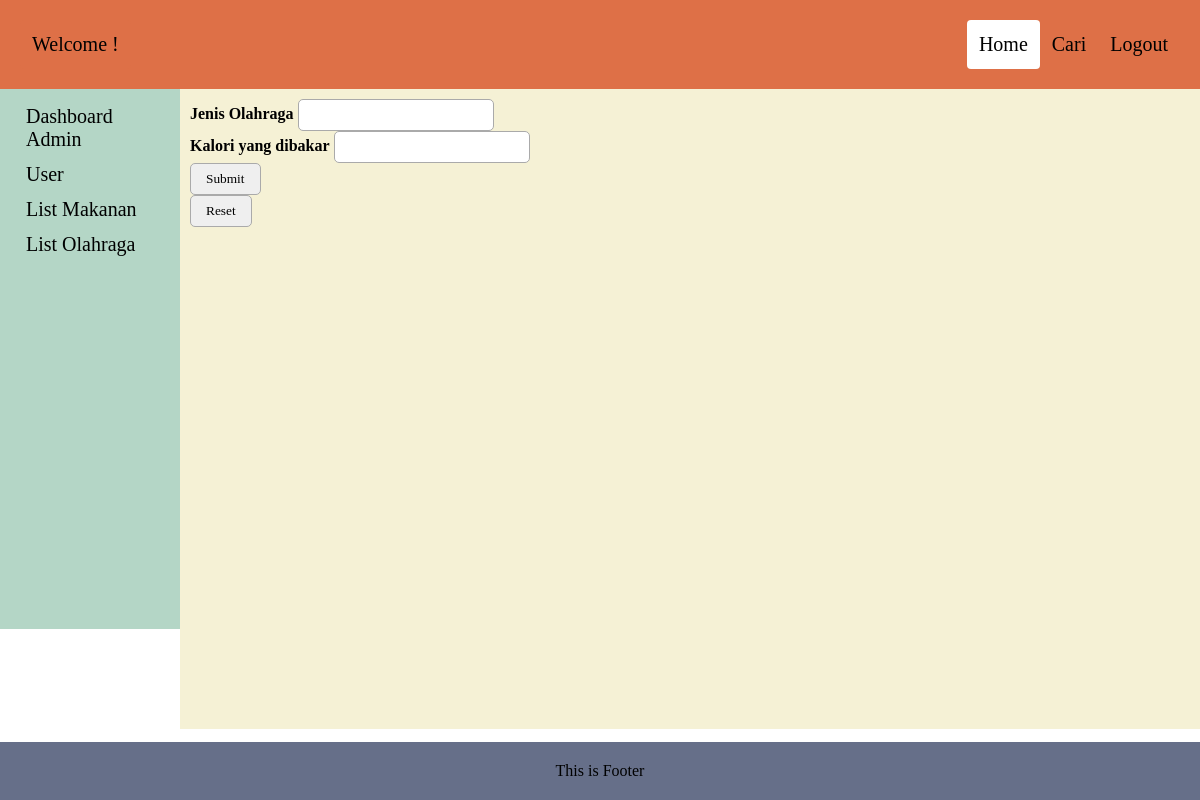
Page /admin/pages/edit-olahraga.php?jenis_olahraga=qwe on the earlier database version.
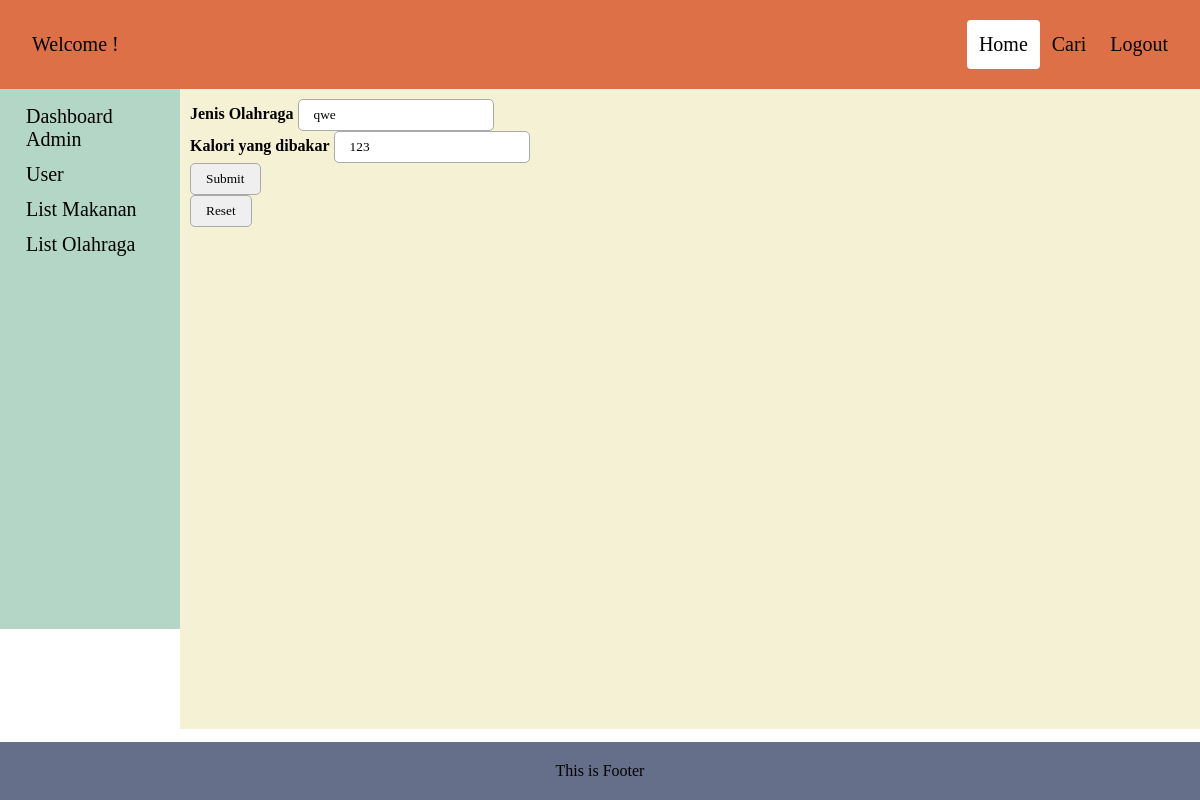
Same page on the later database version.
### tables this page shows
CREATE TABLE `olahraga` (
  `id` int(10) NOT NULL,
  `jenis_olahraga` varchar(255) NOT NULL,
  `bakar` int(10) NOT NULL
);

### admin/pages/edit-olahraga.php (the view, shortened to what this page needs)
<?php
	include("../func/db.php");
	$jenis_olahraga = $_GET['jenis_olahraga'];
	$query = mysqli_query($connect,"SELECT * FROM olahraga WHERE jenis_olahraga = '$jenis_olahraga'");
	$result = mysqli_fetch_array($query);
?>
<html>
  <head>
    <link rel="stylesheet" type="text/css" href="../css/allin.css" />
  </head>
  <body>
    <div class="header">
      <a href="#default" class="header">Welcome !</a>
      <div class="header-right">
        <a class="active" href="home">Home</a>
        <a class="#cari">Cari</a>
        <a class="#logout" href="../func/logout.php">Logout</a>
      </div>
    </div>
    <div class="row">
      <div class="column side">
        <a href="dashboard.php">Dashboard Admin</a>
        <a href="user.php">User</a>
          <a href="tambah-makanan.php">List Makanan</a>
          <a href="list-olahraga.php">List Olahraga</a>
      </div>
      <div class="column middle">
        <form method="post" action="../func/edit-olahraga.php">
          <b>Jenis Olahraga</b> <input type="text" name="jenis_olahraga" required value="<?php echo $result['jenis_olahraga']; ?>"/><br />
          <b>Kalori yang dibakar</b> <input type="text" name="kalori" required value="<?php echo $result['bakar']; ?>" /><br />
          <input type="submit" name="submit" value="Submit"><br />
          <input type="reset" name="reset" value="Reset">
        </form>
      </div>
    </div>
    <div class="footer">
      <p>
        This is Footer
      </p>
    </div>
  </body>
</html>

Differences in the rows shown:
added olahraga: jenis_olahraga "qwe", kalori "123"
